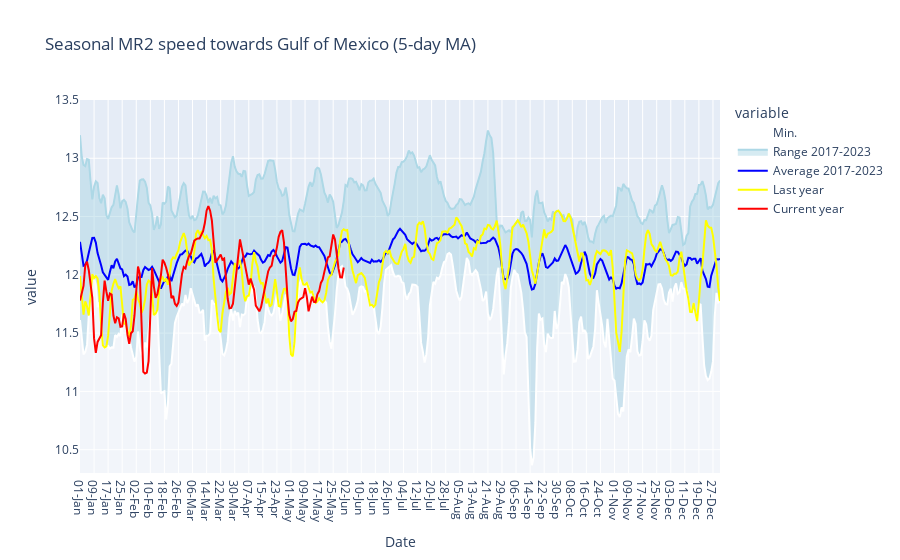

This figure's notebook cell:
### Markdown cell above
### Contextualise speed data
Use seasonality to put speed data into context.

### Code cell
seasonal_speed=complete_seasonal_voyages(start_y=2017, start_m=1, start_d=1, 
                                         origin=None, origin_excl=None, 
                                         destination=gom, destination_excl=None, 
                                         prod=cpp, prod_excl=lpg, 
                                         vessel_class='oil_mr2', vessel_class_excl=None, 
                                         status='ballast', freq='day', unit='avg_speed', operator='avg', 
                                         ma_period=5, plot=True, 
                                         title='Seasonal MR2 speed towards Gulf of Mexico', 
                                         y_min=10.3, y_max=13.5)

### Figure 1 — Plotly figure (JSON) as saved in the notebook; plotly's stock layout.template omitted (floating-point values rounded to 4 significant figures; data arrays with more than 128 entries replaced by an {"elided": "..."} marker saying what was removed)
{"data": [{"fillpattern": {"shape": ""}, "hovertemplate": "variable=Min.<br>Date=%{x}<br>value=%{y}<extra></extra>", "legendgroup": "Min.", "line": {"color": "white"}, "marker": {"symbol": "circle"}, "mode": "lines", "name": "Min.", "orientation": "v", "showlegend": true, "stackgroup": "1", "type": "scatter", "x": {"elided": "365 str values"}, "xaxis": "x", "y": {"elided": "365 float values"}, "yaxis": "y"}, {"fillpattern": {"shape": ""}, "hovertemplate": "variable=Range 2017-2023<br>Date=%{x}<br>value=%{y}<extra></extra>", "legendgroup": "Range 2017-2023", "line": {"color": "lightblue"}, "marker": {"symbol": "circle"}, "mode": "lines", "name": "Range 2017-2023", "orientation": "v", "showlegend": true, "stackgroup": "1", "type": "scatter", "x": {"elided": "365 str values"}, "xaxis": "x", "y": {"elided": "365 float values"}, "yaxis": "y"}, {"line": {"color": "blue"}, "mode": "lines", "name": "Average 2017-2023", "type": "scatter", "x": {"elided": "365 str values"}, "y": {"elided": "365 float values"}}, {"line": {"color": "yellow"}, "mode": "lines", "name": "Last year", "type": "scatter", "x": {"elided": "365 str values"}, "y": {"elided": "365 float values"}}, {"line": {"color": "red"}, "mode": "lines", "name": "Current year", "type": "scatter", "x": {"elided": "365 str values"}, "y": {"elided": "365 mixed values"}}], "layout": {"legend": {"title": {"text": "variable"}, "tracegroupgap": 0}, "title": {"text": "Seasonal MR2 speed towards Gulf of Mexico (5-day MA)"}, "xaxis": {"anchor": "y", "domain": [0, 1], "title": {"text": "Date"}}, "yaxis": {"anchor": "x", "domain": [0, 1], "range": [10.3, 13.5], "title": {"text": "value"}}}}
